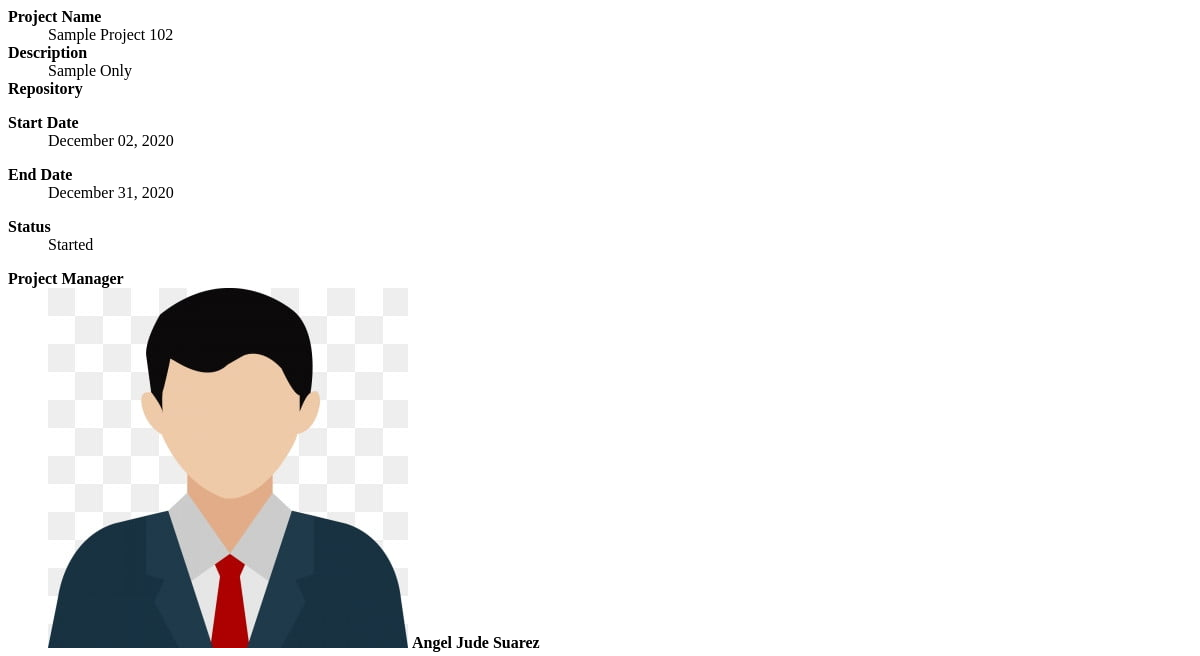
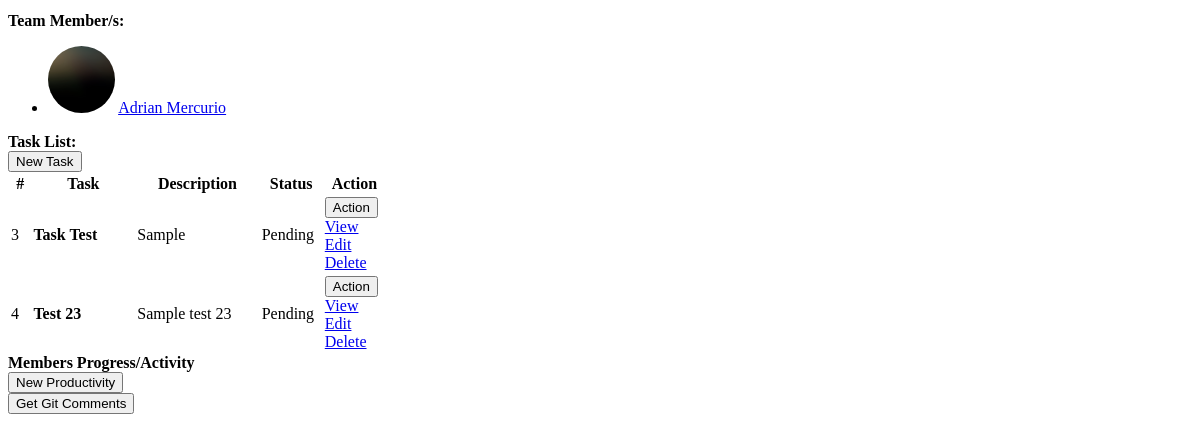
Page /view_project.php?id=2 on the earlier database version (2 pictures, top to bottom).
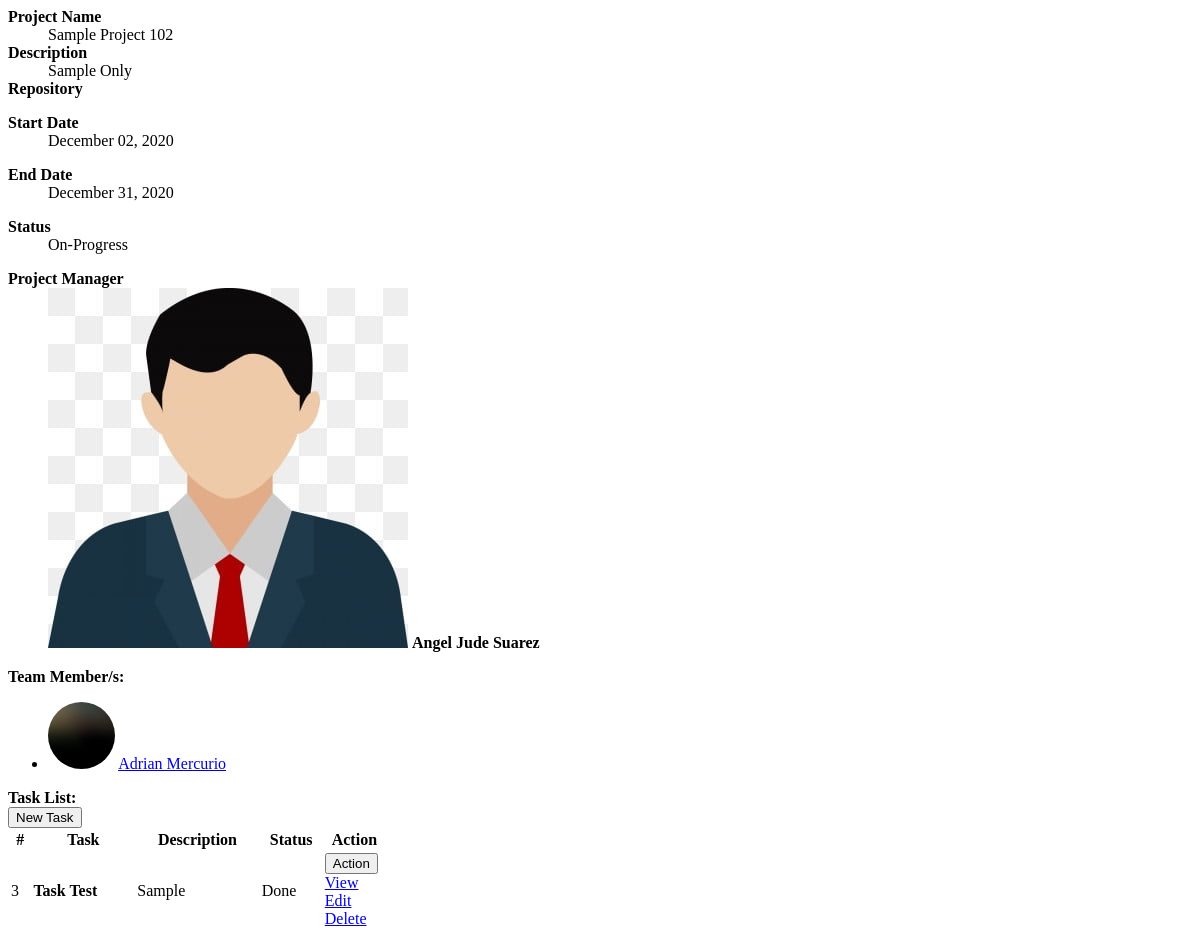
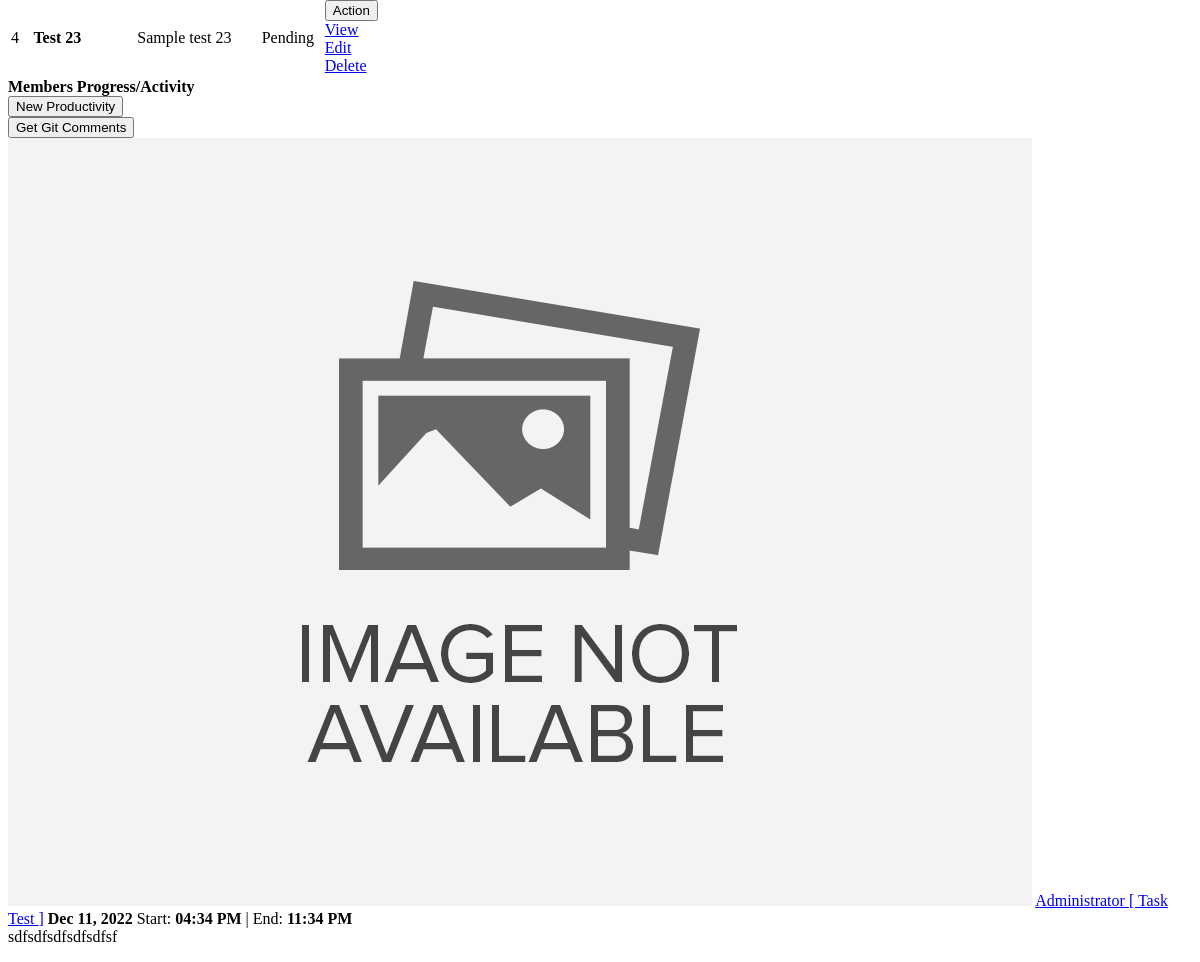
Same page on the later database version (2 pictures, top to bottom).
### tables this page shows
CREATE TABLE `users` (
  `id` int(30) NOT NULL,
  `firstname` varchar(200) NOT NULL,
  `lastname` varchar(200) NOT NULL,
  `email` varchar(200) NOT NULL,
  `password` text NOT NULL,
  `type` tinyint(1) NOT NULL DEFAULT 2 COMMENT '1 = admin, 2 = staff',
  `avatar` text NOT NULL DEFAULT 'no-image-available.png',
  `date_created` datetime NOT NULL DEFAULT current_timestamp()
);

CREATE TABLE `task_list` (
  `id` int(30) NOT NULL,
  `project_id` int(30) NOT NULL,
  `task` varchar(200) NOT NULL,
  `description` text NOT NULL,
  `status` tinyint(4) NOT NULL,
  `date_created` datetime NOT NULL DEFAULT current_timestamp()
);

CREATE TABLE `user_productivity` (
  `id` int(30) NOT NULL,
  `project_id` int(30) NOT NULL,
  `task_id` int(30) NOT NULL,
  `comment` text NOT NULL,
  `subject` varchar(200) NOT NULL,
  `date` date NOT NULL,
  `start_time` time NOT NULL,
  `end_time` time NOT NULL,
  `user_id` int(30) NOT NULL,
  `time_rendered` float NOT NULL,
  `date_created` datetime NOT NULL DEFAULT current_timestamp()
);

### view_project.php (the view, shortened to what the changed rows need)
<?php
include 'db_connect.php';
$stat = array("Pending","Started","On-Progress","On-Hold","Over Due","Done");
$qry = $conn->query("SELECT * FROM project_list where id = ".$_GET['id'])->fetch_array();
$cprog = $conn->query("SELECT * FROM task_list where project_id = {$id} and status = 3")->num_rows;
$prod = $conn->query("SELECT * FROM user_productivity where project_id = {$id}")->num_rows;
if($status == 0 && strtotime(date('Y-m-d')) >= strtotime($start_date)):
if($prod  > 0  || $cprog > 0)
  $status = 2;
else
  $status = 1;
elseif($status == 0 && strtotime(date('Y-m-d')) > strtotime($end_date)):
$status = 4;
endif;
?>
<div class="col-lg-12">
	<div class="row">
		<div class="col-md-12">
			<div class="callout callout-info">
				<div class="col-md-12">
					<div class="row">
						<div class="col-md-6">
							<dl>
								<dd>
									<?php
									  if($stat[$status] =='Pending'){
									  	echo "<span class='badge badge-secondary'>{$stat[$status]}</span>";
									  }elseif($stat[$status] =='Started'){
									  	echo "<span class='badge badge-primary'>{$stat[$status]}</span>";
									  }elseif($stat[$status] =='On-Progress'){
									  	echo "<span class='badge badge-info'>{$stat[$status]}</span>";
									  }elseif($stat[$status] =='On-Hold'){
									  	echo "<span class='badge badge-warning'>{$stat[$status]}</span>";
									  }elseif($stat[$status] =='Over Due'){
									  	echo "<span class='badge badge-danger'>{$stat[$status]}</span>";
									  }elseif($stat[$status] =='Done'){
									  	echo "<span class='badge badge-success'>{$stat[$status]}</span>";
									  }
									?>
								</dd>
							</dl>
						</div>
					</div>
				</div>
			</div>
		</div>
	</div>
	<div class="row">
		<div class="col-md-4">
			<div class="card card-outline card-primary">
				<div class="card-body">
					<ul class="users-list clearfix">
						<?php
						if(!empty($user_ids)):
							$members = $conn->query("SELECT *,concat(firstname,' ',lastname) as name FROM users where id in ($user_ids) order by concat(firstname,' ',lastname) asc");
							while($row=$members->fetch_assoc()):
						?>
								<li>
			                        <img src="assets/uploads/<?php echo $row['avatar'] ?>" alt="User Image">
			                        <a class="users-list-name" href="javascript:void(0)"><?php echo ucwords($row['name']) ?></a>
		                    	</li>
						<?php
							endwhile;
						endif;
						?>
					</ul>
				</div>
			</div>
		</div>
		<div class="col-md-8">
			<div class="card card-outline card-primary">
				<div class="card-body p-0">
					<div class="table-responsive">
					<table class="table table-condensed m-0 table-hover">
						<colgroup>
						</colgroup>
						<thead>
							<th>#</th>
							<th>Task</th>
							<th>Description</th>
							<th>Status</th>
							<th>Action</th>
						</thead>
						<tbody>
							<?php
							$tasks = $conn->query("SELECT * FROM task_list where project_id = {$id} order by task asc");
							while($row=$tasks->fetch_assoc()):
								$trans = get_html_translation_table(HTML_ENTITIES,ENT_QUOTES);
								unset($trans["\""], $trans["<"], $trans[">"], $trans["<h2"]);
								$desc = strtr(html_entity_decode($row['description']),$trans);
								$desc=str_replace(array("<li>","</li>"), array("",", "), $desc);
							?>
								<tr>
			                        <td class="text-center"><?php echo $row['id'] ?></td>
			                        <td class=""><b><?php echo ucwords($row['task']) ?></b></td>
			                        <td class=""><p class="truncate"><?php echo strip_tags($desc) ?></p></td>
			                        <td>
			                        	<?php
			                        	if($row['status'] == 1){
									  		echo "<span class='badge badge-secondary'>Pending</span>";
			                        	}elseif($row['status'] == 2){
									  		echo "<span class='badge badge-primary'>On-Progress</span>";
			                        	}elseif($row['status'] == 3){
									  		echo "<span class='badge badge-success'>Done</span>";
			                        	}
			                        	?>
			                        </td>
			                        <td class="text-center">
										<button type="button" class="btn btn-default btn-sm btn-flat border-info wave-effect text-info dropdown-toggle" data-toggle="dropdown" aria-expanded="true">
					                      Action
					                    </button>
					                    <div class="dropdown-menu" style="">
					                      <a class="dropdown-item view_task" href="javascript:void(0)" data-id="<?php echo $row['id'] ?>"  data-task="<?php echo $row['task'] ?>">View</a>
					                      <?php if($_SESSION['login_type'] != 3): ?>
					                      <a class="dropdown-item edit_task" href="javascript:void(0)" data-id="<?php echo $row['id'] ?>"  data-task="<?php echo $row['task'] ?>">Edit</a>
					                      <a class="dropdown-item delete_task" href="javascript:void(0)" data-id="<?php echo $row['id'] ?>">Delete</a>
					                  <?php endif; ?>
					                    </div>
									</td>
		                    	</tr>
							<?php
							endwhile;
							?>
						</tbody>
					</table>
					</div>
				</div>
			</div>
		</div>
	</div>
	<div class="row">
		<div class="col-md-12">
			<div class="card">
				<div class="card-body">
					<?php
					$progress = $conn->query("SELECT p.*,concat(u.firstname,' ',u.lastname) as uname,u.avatar,t.task FROM user_productivity p inner join users u on u.id = p.user_id inner join task_list t on t.id = p.task_id where p.project_id = $id order by unix_timestamp(p.date_created) desc ");
					while($row = $progress->fetch_assoc()):
					?>
						<div class="post">
		                      <div class="user-block">
		                        <img class="img-circle img-bordered-sm" src="assets/uploads/<?php echo $row['avatar'] ?>" alt="user image">
		                        <span class="username">
		                          <a href="#"><?php echo ucwords($row['uname']) ?>[ <?php echo ucwords($row['task']) ?> ]</a>
		                        </span>
		                        <span class="description">
		                        	<span><b><?php echo date('M d, Y',strtotime($row['date'])) ?></b></span>
                      				<span>Start: <b><?php echo date('h:i A',strtotime($row['date'].' '.$row['start_time'])) ?></b></span>
		                        	<span> | </span>
                      				<span>End: <b><?php echo date('h:i A',strtotime($row['date'].' '.$row['end_time'])) ?></b></span>
	                        	</span>
		                      </div>
		                      <div>
		                       <?php echo html_entity_decode($row['comment']) ?>
		                      </div>
	                    </div>
                    <?php endwhile; ?>
				</div>
			</div>
		</div>
	</div>
</div>

Differences in the rows shown:
changed task_list "Task Test": status "Pending" → "Done"
added user_productivity: user.avatar (placeholder picture), uname "Administrator", task_list.task "Task Test", date "Dec 11, 2022", date+start_time "04:34 PM", date+end_time "11:34 PM", comment "sdfsdfsdfsdfsdfsf"
Other differences:
$stat[$status]: (not shown) → "On-Progress"
$stat[$status]: "Started" → (not shown)
